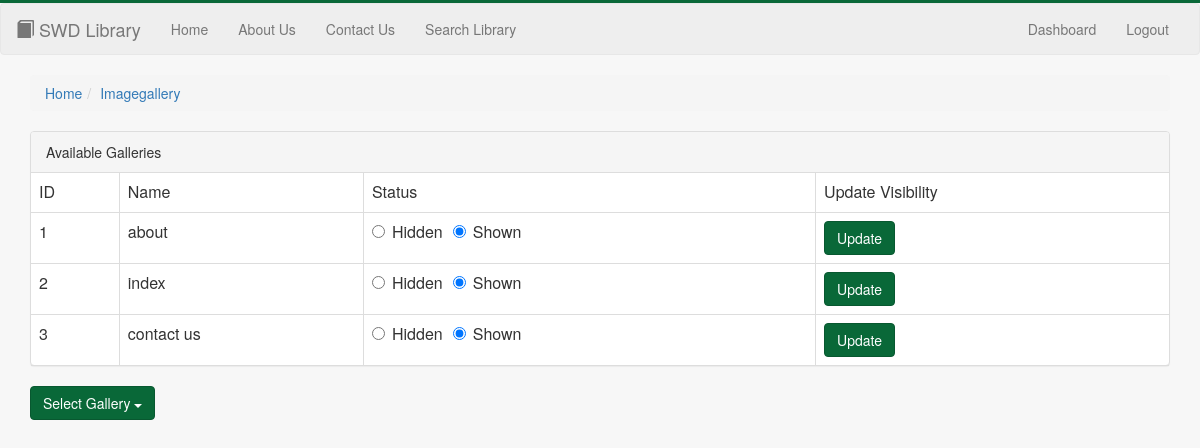
The app's page /public_html/protected/view/imagegallery.php (signed in) with its own data.
### tables this page shows
CREATE TABLE IF NOT EXISTS gallery (
  GalleryID INTEGER AUTO_INCREMENT NOT NULL PRIMARY KEY,
  Name      VARCHAR(50)            NOT NULL,
  State    BOOLEAN                NOT NULL
);

### public_html/protected/database/MySQLService.php (called while the page is built, shortened)
<?php
class MySQLService {
    private $connection;
    public function getConnection() {
        return $this->connection;
    }
    public function setConnection($connection) {
        $this->connection = $connection;
    }
    public function getAllGalleries(): ?array {
        $connection = $this->getConnection();
        $galleries = array();
        if ($connection) {
            $sql = "SELECT * FROM gallery";
            $result = mysqli_query($connection, $sql);
            if ($result->num_rows >= 1) {
                $galleries = $result->fetch_all();
            }
        }
        return $galleries;
    }
}

### public_html/protected/controller/ImageGalleryController.php (called while the page is built, shortened)
<?php
$root = realpath($_SERVER["DOCUMENT_ROOT"]);
require_once "$root/webdev/public_html/protected/database/MySQLService.php";
class ImageGalleryController {
    public static function getAllGalleries(): ?array {
        $sqlService = new MySQLService();
        if ($sqlService->connect()) {
            return $sqlService->getAllGalleries();
        }
        return null;
    }
}

### public_html/protected/view/imagegallery.php (the view, shortened to what this page needs)
<html>
<head>
    <?php include '../../protected/view/parts/head.php'; ?>
</head>
<?php include '../../protected/view/parts/header.php'; ?>
<body>
<div class="container">
    <?php include '../../protected/view/parts/breadcrumb.php'; ?>
    <div class="panel panel-default">
        <div class="panel-heading">Available Galleries</div>
        <table class="table table-hover table-bordered">
            <tr>
                <td>ID</td>
                <td>Name</td>
                <td>Status</td>
                <td>Update Visibility</td>
            </tr>
            <?php
            require_once "../controller/ImageGalleryController.php";
            $galleries = ImageGalleryController::getAllGalleries();
            foreach ($galleries as $gallery) {
                echo '<tr>';
                echo '<td>' . $gallery["0"] . '</td>';
                echo '<td>' . $gallery["1"] . '</td>';
                if ($gallery["2"] == 0) {
                    echo '<td><label class="radio-inline"><input type="radio" name="visibilityRadio_' . $gallery["0"] . '" checked="checked">Hidden</label><label class="radio-inline"><input type="radio" id="visibilityShown" name="visibilityRadio_' . $gallery["0"] . '">Shown</label></td>';
                } else if ($gallery["2"] == 1) {
                    echo '<td><label class="radio-inline"><input type="radio" name="visibilityRadio_' . $gallery["0"] . '">Hidden</label><label class="radio-inline"><input type="radio" id="visibilityShown" name="visibilityRadio_' . $gallery["0"] . '" checked="checked">Shown</label></td>';
                }
                echo '<td><button class="btn btn-primary" onclick="updateVisibility(' . $gallery["0"] . ')" type="button">Update</button></td>';
                echo '</tr>';
            }
            ?>
        </table>
    </div>
    <div class="dropdown">
        <button class="btn btn-primary dropdown-toggle" type="button" data-toggle="dropdown">Select Gallery
            <span class="caret"></span></button>
    </div>
</div>
</body>
</html>

### public_html/src/css/main.css (style rules this page uses)
body { margin: 0 0 40px; border-top: 3px solid #096838; overflow-x: hidden; background-color: #f7f7f7; }
.btn-primary { background-color: #096838; border-color: #085830; }

### records on screen
gallery: GalleryID "1", Name "about"
gallery: GalleryID "2", Name "index"
gallery: GalleryID "3", Name "contact us"

### other values on screen
str_replace(array(".php", "_"), array("", " "), $crumb) . ' ' "Imagegallery"
